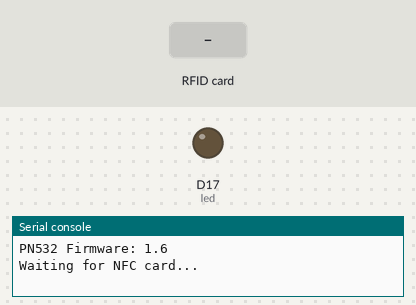
Recording of a program running on a simulated CircuitPython board. Shown: output pins drawn as LEDs (lit = HIGH), the last lines printed to the serial console. The inputs (shaded band) are chosen by the test bench.

Above: at 1.2 s.
1.3 s: RFID card 24 49 97 04 held to the reader
At 1.9 s:
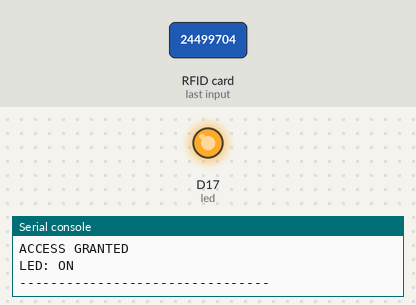
2.8 s: RFID card 5E 7A 19 C4 held to the reader
Timing chart, 0 to 5.8 s (numbered marks = the images above; inputs shaded):
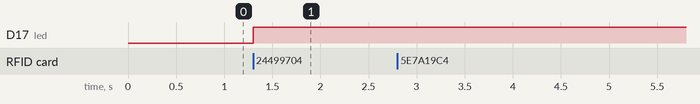

Measured:
- after the input at 1.3 s, D17 (led): LOW → HIGH at once

The program:

p532_RFID_LED_Code.py
```python
import time
import board
import busio
import digitalio
from adafruit_pn532.i2c import PN532_I2C

AUTHORIZED_UID = "24499704"

LED_PIN = board.D17

led = digitalio.DigitalInOut(LED_PIN)
led.direction = digitalio.Direction.OUTPUT
led.value = False

i2c = busio.I2C(board.SCL, board.SDA)

pn532 = PN532_I2C(i2c, debug=False)

ic, ver, rev, support = pn532.firmware_version

print("--------------------------------")
print("PN532 Access Control")
print("--------------------------------")
print(f"PN532 Firmware: {ver}.{rev}")

pn532.SAM_configuration()

print("Waiting for NFC card...\n")

led_state = False
last_uid = None

while True:

    uid = pn532.read_passive_target(timeout=0.5)

    if uid is None:
        continue

    uid_string = "".join(f"{byte:02X}" for byte in uid)

    if uid_string == last_uid:
        continue

    last_uid = uid_string

    print("Card detected!")
    print("UID:", uid_string)

    if uid_string == AUTHORIZED_UID:

        print("ACCESS GRANTED")

        led_state = not led_state
        led.value = led_state

        if led_state:
            print("LED: ON")
        else:
            print("LED: OFF")

    else:

        print("ACCESS DENIED")
        print("Unknown card!")

    print("--------------------------------")

    time.sleep(1)

    last_uid = None
```
